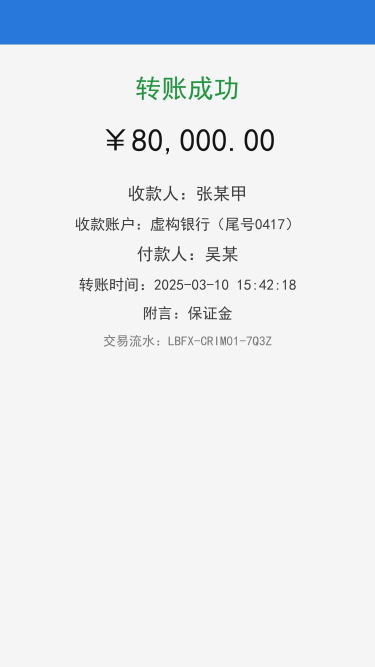
#> input picture tests/fixtures/criminal-01/转账截图.jpg, 750 x 1334 px (shown at 1/2 size)
$ python -i dewatermark.py   (imports and definitions only)
#> lines starting #> are read from the running program, lines starting #| are printed output that depends on the picture; after the words box and inside, x2 and y2 are one past the last pixel; in counts of white or black regions, pixels touching at a corner belong together
"""图片预处理（Spec 6.2、6.7）：纠偏与保守去水印，全部在内存中用 Pillow / numpy 完成。

**去水印本版未启用**（DEWATERMARK_ENABLED = False）：扫描页上的浅灰手写与水印靠像素统计分不开，
原因和测量数据见 docs/plan/evidence/T6/交付说明.md 第 8、9 节。下面的算法留档备查，服务不调用它。

去水印只在同时满足下面几条时动手，拿不准就原样返回：
- 候选像素是浅灰、低饱和的，并且占全图 ≥1%；
- 候选像素排成**重复的斜向**图案（沿某个斜向角度投影有至少 3 个峰（只数峰的个数，不查间距），而横排、竖排方向没有更强的规律），
  所以一页浅灰色的横排正文不会被当成水印；
- 带红色或蓝色色调的像素（印章、签名、批注笔迹，含它们浅色的边缘）以及它们周围 2 像素一律不动。
被判为水印的像素换成纸张底色。只处理本次请求的图片副本。
"""
from __future__ import annotations

import numpy as np
from PIL import Image, ImageFilter

# 本版去水印未启用（主编排 2026-09-29 止损决定）。只能改这里，不做成环境变量或配置项，免得部署时被误开。
DEWATERMARK_ENABLED = False

# 浅灰判定：各通道最大值与最小值之差（饱和度的近似）不超过 SAT_MAX，亮度落在 [GRAY_LO, GRAY_HI]
SAT_MAX = 25
GRAY_LO = 150
GRAY_HI = 235
MIN_AREA = 0.01            # 候选像素占全图的比例低于此值时不处理
TINT = 8                   # 红 / 蓝通道比另两个通道高出这么多即算"带色调"，不动
GUARD_PX = 2               # 带色调像素周围再保护几像素
DIAG_ANGLES = (-60, -45, -30, 30, 45, 60)
AXIS_ANGLES = (0, 90)
MIN_PEAKS = 3              # 投影上至少这么多个峰才算"重复"


def _protected(a: np.ndarray) -> np.ndarray:
    r, g, b = (a[..., i].astype(np.int16) for i in range(3))
    tinted = (r - np.maximum(g, b) > TINT) | (b - np.maximum(r, g) > TINT)
    if GUARD_PX:
        m = Image.fromarray(tinted.astype(np.uint8) * 255).filter(ImageFilter.MaxFilter(2 * GUARD_PX + 1))
        tinted = np.asarray(m) > 0
    return tinted


def watermark_mask(img: Image.Image) -> np.ndarray:
    a = np.asarray(img.convert("RGB"))
    mx = a.max(axis=2).astype(np.int16)
    mn = a.min(axis=2).astype(np.int16)
    cand = (mx - mn <= SAT_MAX) & (mx >= GRAY_LO) & (mx <= GRAY_HI)
    return cand & ~_protected(a)


def _profile(mask_img: Image.Image, angle: float) -> np.ndarray:
    rot = mask_img.rotate(angle, resample=Image.NEAREST, expand=True, fillcolor=0)
    return np.asarray(rot, dtype=np.float64).sum(axis=1)


def _strength(p: np.ndarray) -> float:
    return float(p.var() / (p.mean() ** 2 + 1e-9))


def _peaks(p: np.ndarray) -> int:
    """投影里明显高出平均的连续段个数。"""
    k = max(3, len(p) // 100)
    s = np.convolve(p, np.ones(k) / k, mode="same")
    nz = s[s > 0]
    if nz.size == 0:
        return 0
    hi = s > nz.mean() + 0.5 * nz.std()
    return int(np.count_nonzero(hi[1:] & ~hi[:-1]) + int(hi[0]))


def is_diagonal_repeat(mask: np.ndarray) -> bool:
    """候选像素是否呈现重复的斜向图案。"""
    small = Image.fromarray(mask.astype(np.uint8) * 255).resize(
        (max(1, mask.shape[1] // 4), max(1, mask.shape[0] // 4)), Image.BOX)
    small = small.point(lambda v: 255 if v >= 64 else 0)
    diag = {a: _profile(small, a) for a in DIAG_ANGLES}
    best = max(diag, key=lambda a: _strength(diag[a]))
    axis = max(_strength(_profile(small, a)) for a in AXIS_ANGLES)
    return _strength(diag[best]) > 1.3 * axis and _peaks(diag[best]) >= MIN_PEAKS


def dewatermark(img: Image.Image) -> tuple[Image.Image, int]:
    """返回 (处理后的副本, 被替换的像素数)；不像水印时原样返回副本和 0。"""
    a = np.array(img.convert("RGB"))
    mask = watermark_mask(img)
    n = int(mask.sum())
    if n < MIN_AREA * mask.size or not is_diagonal_repeat(mask):
        return Image.fromarray(a), 0
    mx = a.max(axis=2)
    paper = (mx > GRAY_HI) & (mx.astype(np.int16) - a.min(axis=2) <= SAT_MAX)
    bg = np.median(a[paper], axis=0).astype(np.uint8) if paper.any() else np.array([255, 255, 255], np.uint8)
    a[mask] = bg
    return Image.fromarray(a), n


def deskew(img: Image.Image, max_deg: float = 3.0, step: float = 0.25) -> tuple[Image.Image, float]:
    """按水平投影的方差找倾斜角（±3°内），角度小于 0.3° 不旋转。返回 (图, 旋转角度)。"""
    g = img.convert("L")
    small = g.resize((max(1, g.width // 4), max(1, g.height // 4)))
    dark = (np.asarray(small) < 128).astype(np.uint8) * 255
    probe = Image.fromarray(dark)
    best, best_score = 0.0, -1.0
    for k in range(int(-max_deg / step), int(max_deg / step) + 1):
        ang = k * step
        rows = np.asarray(probe.rotate(ang, resample=Image.NEAREST, fillcolor=0)).sum(axis=1, dtype=np.float64)
        score = float(rows.var())
        if score > best_score:
            best, best_score = ang, score
    if abs(best) < 0.3:
        return img, 0.0
    fill = (255, 255, 255) if img.mode == "RGB" else 255
    return img.rotate(best, resample=Image.BICUBIC, fillcolor=fill), best

>>> from PIL import Image
>>> picture = Image.open('../../tests/fixtures/criminal-01/转账截图.jpg')
#> picture is the input picture: PIL image 750x1334 RGB; mean R, G, B 227.6, 233.3, 239.6
>>> result = dewatermark(picture)
#> in watermark_mask, `mx = a.max(axis=2).astype(np.int16)`:
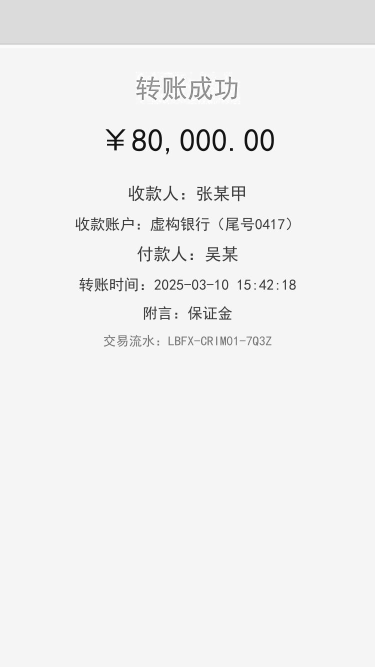
#> mx: shape (1334, 750) int16 (shown at 1/2 size); min 0, max 255, mean 240
#> in watermark_mask, `mn = a.min(axis=2).astype(np.int16)`:
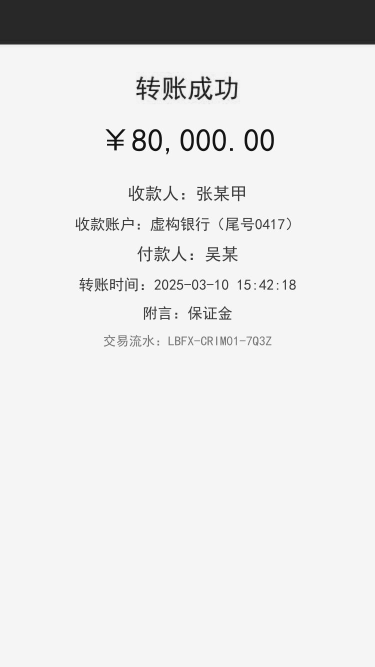
#> mn: shape (1334, 750) int16 (shown at 1/2 size); min 0, max 255, mean 227.6
#> in watermark_mask, `cand = (mx - mn <= SAT_MAX) & (mx >= GRAY_LO) & (mx <= GRAY_HI)`:
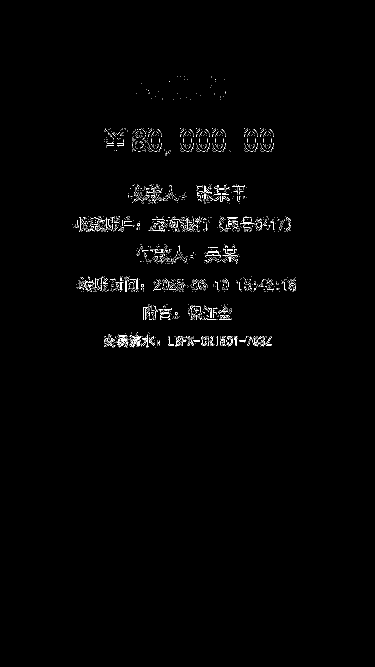
#> cand: shape (1334, 750) bool (shown at 1/2 size); 0.84% white in thin lines or dots, all inside (x1, y1, x2, y2) = (145, 152, 592, 696)
#> in _protected, `r, g, b = (a[..., i].astype(np.int16) for i in range(3))`:
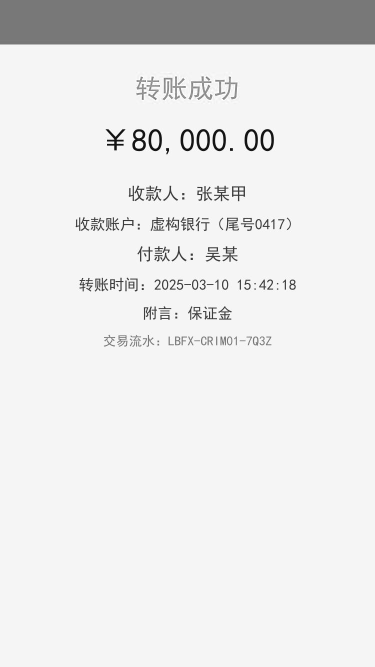
#> g: shape (1334, 750) int16 (shown at 1/2 size); min 0, max 255, mean 233.3
#> in _protected, `tinted = (r - np.maximum(g, b) > TINT) | (b - np.maximum(r, g) > TINT)`:
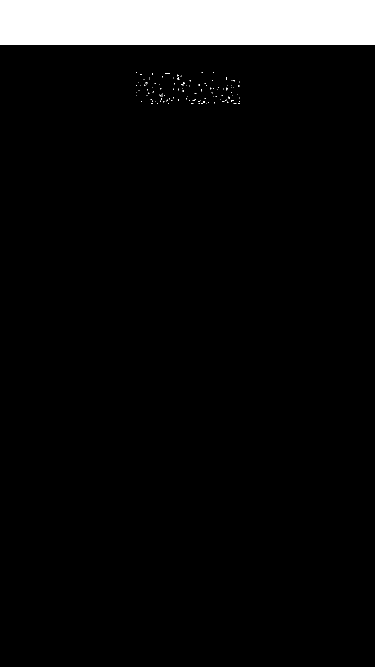
#> tinted: shape (1334, 750) bool (shown at 1/2 size); 6.7% white; 127 white regions (126 under 20 px), largest, box (x1, y1, x2, y2) and area: (0, 0, 750, 89) 66750
#> in _protected, `m = Image.fromarray(tinted.astype(np.uint8) * 255).filter(ImageFilter...`:
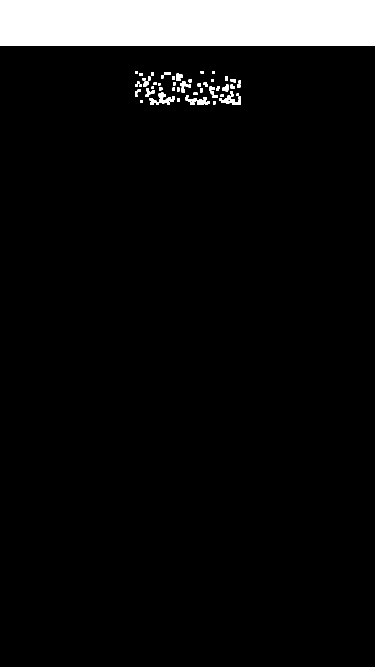
#> m: PIL image 750x1334 L (shown at 1/2 size); 7.2% white; 56 white regions, largest, box (x1, y1, x2, y2) and area: (0, 0, 750, 91) 68250, (299, 185, 350, 210) 568, (438, 182, 482, 210) 431
#> in watermark_mask, `return cand & ~_protected(a)`: returned value: shape (1334, 750) bool; 0.84% white in thin lines or dots, all inside (x1, y1, x2, y2) = (145, 153, 592, 696)
#> in dewatermark, `n = int(mask.sum())`: n = 8388
